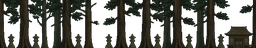
#> input picture assets/images/bg_mid.png, 256 x 48 px, shrunk from 1446 x 270 before the run
$ python clean_edges.py ../assets/images/bg_mid.png
#> lines starting #> are read from the running program, lines starting #| are printed output that depends on the picture
"""ボスなどの絵の、縁のぎざぎざ（ばらばらの点・欠け・縁の色のまだら）を、整える。細い物（薙刀の柄・矢・扇の骨）は、消さない。

使い方: python tools/clean_edges.py 絵.png ... [--out 出力フォルダ]     （--out が無ければ、上書きする）
  (1) ばらばらの点を消す: 透明でない画素のうち、まわり（8方向）に、絵の画素が 1 つ以下のもの
  (2) 欠けを埋める: 透明な画素のうち、まわりの 6 つ以上が、絵の画素のもの（色は、まわりで、いちばん多い色）
  (3) 縁の色をそろえる: 縁（上下左右のどれかが透明）の画素の色を、まわり（5×5）の縁の画素の中で、いちばん多い色にする（縁の色の、まだらを消す）
  輪郭の形は、ほとんど変わらない。人物用の tools/make_roll_raise.py の --outline（多数決で、輪郭を作り直す）より、控えめ。
"""
import argparse
import os
from collections import Counter

from PIL import Image

N8 = [(dx, dy) for dx in (-1, 0, 1) for dy in (-1, 0, 1) if (dx, dy) != (0, 0)]
N4 = ((1, 0), (-1, 0), (0, 1), (0, -1))


def clean(im):
    im = im.convert("RGBA")
#> im is the input picture: PIL image 256x48 RGBA; mean R, G, B, A 22.9, 23.9, 16, 152.4
    w, h = im.size
#> w = 256; h = 48
    px = im.load()

    def solid(x, y):
        return 0 <= x < w and 0 <= y < h and px[x, y][3] > 0

    out = im.copy()
    op = out.load()
    for y in range(h):
        for x in range(w):
            n = sum(1 for dx, dy in N8 if solid(x + dx, y + dy))
            if px[x, y][3] and n <= 1:
                op[x, y] = (0, 0, 0, 0)                     # (1) ばらばらの点
            elif not px[x, y][3] and n >= 6:
                cols = Counter(px[x + dx, y + dy][:3] for dx, dy in N8 if solid(x + dx, y + dy))
                op[x, y] = cols.most_common(1)[0][0] + (255,)       # (2) 欠け
    q = out.copy()
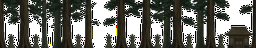
#> q: PIL image 256x48 RGBA; mean R, G, B, A 23.6, 24.7, 16.3, 168.7; transparent parts drawn white
    qp = q.load()
    edge = {}
    for y in range(h):
        for x in range(w):
            if qp[x, y][3] and any(not (0 <= x + dx < w and 0 <= y + dy < h and qp[x + dx, y + dy][3]) for dx, dy in N4):
                edge[(x, y)] = qp[x, y][:3]
#> after the loop, edge = 1583 items
    for (x, y), c in edge.items():                         # (3) 縁の色
        near = Counter(edge[(x + dx, y + dy)] for dx in range(-2, 3) for dy in range(-2, 3) if (x + dx, y + dy) in edge)
        op[x, y] = near.most_common(1)[0][0] + (qp[x, y][3],)
#> this loop made 1583 passes
#> (x, c) on passes 1 to 3: (0, (48, 42, 28)), (1, (35, 32, 22)), (2, (23, 24, 17))
    return out


def main():
    ap = argparse.ArgumentParser()
    ap.add_argument("files", nargs="+")
    ap.add_argument("--out", default="")
    a = ap.parse_args()
    for f in a.files:
        dst = os.path.join(a.out, os.path.basename(f)) if a.out else f
        if a.out:
            os.makedirs(a.out, exist_ok=True)
        clean(Image.open(f)).save(dst)
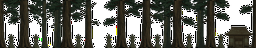
#> saved as bg_mid.png: PIL image 256x48 RGBA; mean R, G, B, A 22.9, 23.9, 15.9, 168.7; transparent parts drawn white
    print("整えた絵:", len(a.files), "枚")


if __name__ == "__main__":
    main()
